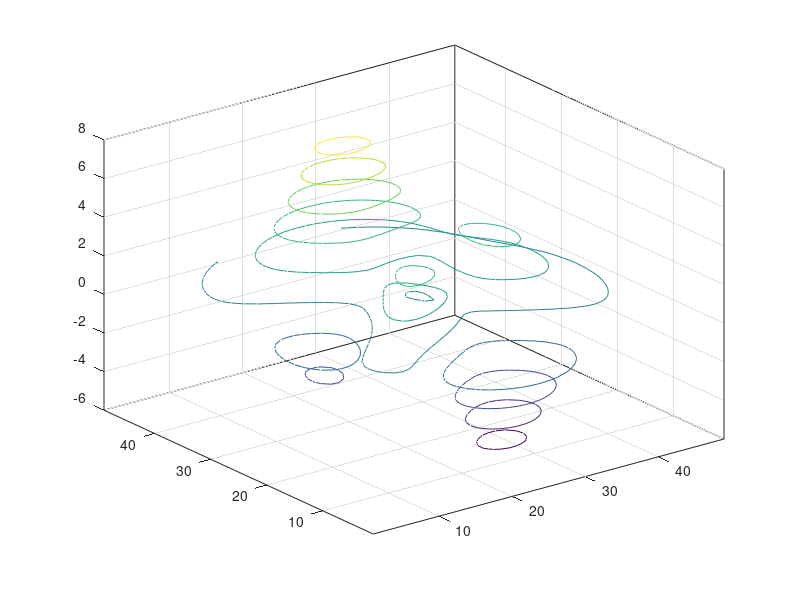

The MATLAB script that drew this image: (Note: this script raises an error after producing the figure.)
%=============================================================================
% Copyright (c) 2016-present Allan CORNET (Nelson)
%=============================================================================
% This file is part of Nelson.
%=============================================================================
% LICENCE_BLOCK_BEGIN
% SPDX-License-Identifier: LGPL-3.0-or-later
% LICENCE_BLOCK_END
%=============================================================================
% <--WEIGHT 2-->
% <--ADV-CLI MODE-->
%=============================================================================
figure();
Z = peaks;
[M, c] = contour3(Z);
c.LineWidth = 3;
%=============================================================================
